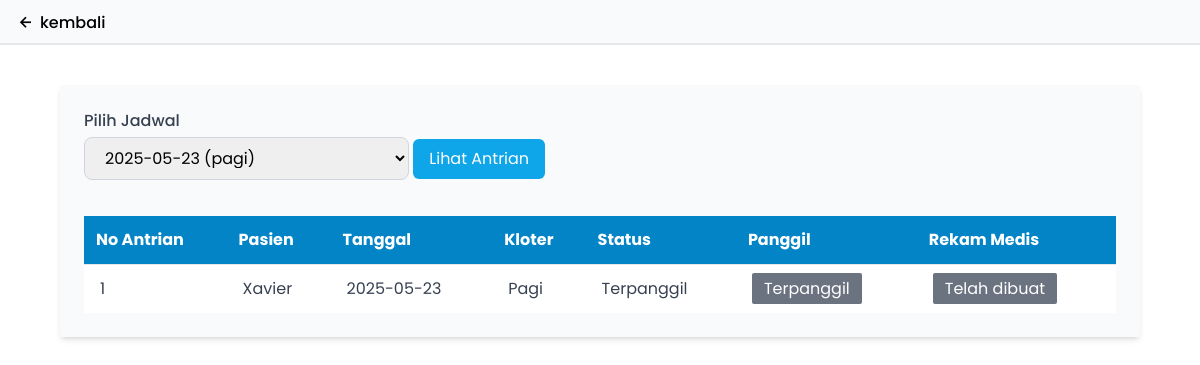
/dokter/panggil_pasien.php?id=16, run on the app's committed database.
### tables this page shows
CREATE TABLE `antrian` (
  `id` int(11) NOT NULL,
  `pasien` int(11) NOT NULL,
  `jadwal` int(11) NOT NULL,
  `no` int(11) NOT NULL,
  `status` enum('menunggu','terpanggil') NOT NULL,
  `rekmed` enum('Tidak ada','Terisi') NOT NULL
);

CREATE TABLE `users` (
  `id` int(11) NOT NULL,
  `email` varchar(255) NOT NULL,
  `password` varchar(255) NOT NULL,
  `nama` varchar(255) NOT NULL,
  `tanggal_lahir` varchar(20) NOT NULL
);

CREATE TABLE `jadwal` (
  `id` int(11) NOT NULL,
  `tgl` date NOT NULL,
  `kloter` enum('pagi','sore') NOT NULL,
  `dokter` int(2) NOT NULL
);

### dokter/panggil_pasien.php (the view, shortened to what this page needs)
<?php
    include("../service/koneksi.php");
    $id_jadwal = isset($_GET["id"]) ? $_GET["id"] : 0;
    $sql = "SELECT
                antrian.id,
                users.nama AS nama_pasien,
                jadwal.tgl,
                jadwal.kloter,
                antrian.no,
                antrian.status,
                antrian.rekmed
            FROM antrian
            JOIN users ON antrian.pasien = users.id
            JOIN jadwal ON antrian.jadwal = jadwal.id
            WHERE antrian.jadwal = $id_jadwal";
    $hasil = $db->query($sql);
    $antrian = [];
    while ($row = mysqli_fetch_assoc($hasil)) {
        $antrian[] = $row;
    }
    $select_tanggal = "SELECT id, tgl, kloter FROM jadwal";
    $result_tanggal = $db->query($select_tanggal);
?>
<!DOCTYPE html>
<html lang="en">
<head>
    <script src="https://cdn.tailwindcss.com"></script>
    <link href='https://unpkg.com/boxicons@2.1.4/css/boxicons.min.css' rel='stylesheet'>
</head>
<body>
    <header class="w-full">
        <nav class="w-full h-[45px] bg-gray-50 border-b-2 border-gray-200 flex items-center px-4">
            <div class=""><a href="index.php" class="flex items-center gap-1"><i class='bx bx-left-arrow-alt' class="" style="font-size: 20px;"></i><p class="font-medium translate-y-[1px]">kembali</p></a></div>
        </nav>
    </header>
    <div class="mx-auto w-[90%] bg-gray-50 rounded-sm mb-16 p-6 shadow-md mt-10">
        <form action="panggil_pasien.php" method="GET">
            <label for="id" class="block text-gray-700 font-medium mb-1">Pilih Jadwal</label>
            <select name="id" id="id" required class="border border-gray-300 rounded-lg px-4 py-2 mb-3 focus:ring-2 focus:ring-sky-400 focus:outline-none transition duration-200">
                <?php
                if ($result_tanggal->num_rows > 0) {
                    while ($row = $result_tanggal->fetch_assoc()) {
                        $selected = ($row['id'] == $id_jadwal) ? "selected" : "";
                        echo "<option value='" . $row['id'] . "' $selected> " . $row['tgl'] . " (" . $row['kloter'] . ")</option>";
                    }
                } else {
                    echo "<option value=''>Tidak ada data</option>";
                }
                ?>
            </select>
            <button type="submit" name="cari" class="bg-sky-500 text-white rounded-md px-4 py-2 hover:bg-sky-600">Lihat Antrian</button>
        </form>
        <?php if (!empty($antrian)): ?>
        <table class="w-full rounded-lg mt-6">
            <thead>
                <tr class="text-white bg-sky-600">
                    <th class="px-3 py-3 text-left">No Antrian</th>
                    <th class="px-3 py-3 text-left">Pasien</th>
                    <th class="px-3 py-3 text-left">Tanggal</th>
                    <th class="px-3 py-3 text-left">Kloter</th>
                    <th class="px-3 py-3 text-left">Status</th>
                    <th class="px-3 py-3 text-left">Panggil</th>
                    <th class="px-3 py-3 text-left">Rekam Medis</th>
                </tr>
            </thead>
            <tbody class="bg-white text-gray-700">
                <?php foreach ($antrian as $item): ?>
                <tr class="border-t">
                    <td class="px-4 py-3"><?= $item['no']; ?></td>
                    <td class="px-4 py-3"><?= $item['nama_pasien']; ?></td>
                    <td class="px-4 py-3"><?= $item['tgl']; ?></td>
                    <td class="px-4 py-3"><?= ucfirst($item['kloter']); ?></td>
                    <td class="px-4 py-3"><?= ucfirst($item['status']); ?></td>
                    <?php if ($item['status'] == "menunggu") : ?>
                        <td class="px-4 py-3"><a href="konfirmasi_panggilan.php?id=<?php echo $item['id']?>" class="bg-sky-500 text-white px-3 py-1 rounded-sm hover:bg-sky-600">Panggil</a></td>
                    <?php elseif ($item['status'] == "terpanggil") : ?>
                        <td class="px-4 py-3"><span class="bg-gray-500 text-white px-3 py-1 rounded-sm">Terpanggil</span></td>
                    <?php endif; ?>
                    <?php if ($item['rekmed'] == "Tidak ada") : ?>
                        <td class="px-4 py-3"><a href="rekamMedis.php?id=<?php echo $item['id']?>" class="bg-sky-500 text-white px-3 py-1 rounded-sm hover:bg-sky-600">Buat Rekam Medis</a></td>
                    <?php elseif ($item["rekmed"] == "Terisi") : ?>
                        <td class="px-4 py-3"><span class="bg-gray-500 text-white px-3 py-1 rounded-sm">Telah dibuat</span></td>
                    <?php endif; ?>
                </tr>
                <?php endforeach; ?>
            </tbody>
        </table>
        <?php elseif ($id_jadwal): ?>
            <p class="mt-6 text-gray-500">Belum ada antrian untuk jadwal yang dipilih.</p>
        <?php endif; ?>
    </div>
</body>
</html>

### dokter/panggil_pasien.php (style rules this page uses)
* { font-family: "poppins", sans-serif; }

### data on the page
antrian: no "1", pasien.nama "Xavier", jadwal.tgl "2025-05-23", jadwal.kloter "Pagi", status "Terpanggil", rekmed "Telah dibuat"

### other printed values
form field id "2025-05-23 (pagi)"
